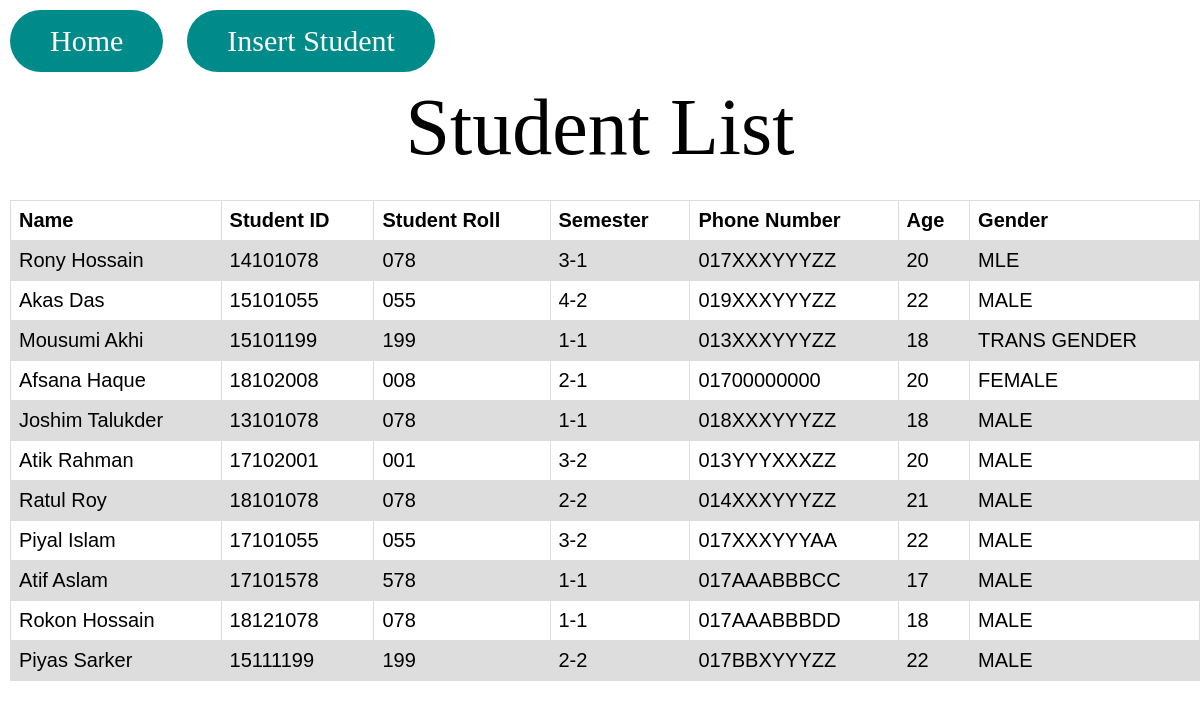
The page /studentlist/ on the database its author committed.
### StudentManagement/models.py (models this page shows, shortened)
class RegistrationID(models.Model):
    studentID = models.CharField(max_length=20, unique=True)
    studentRoll = models.CharField(max_length=5)
    idFrom_Student_RegistrationID = models.OneToOneField(Student, on_delete=models.CASCADE, default=None)

class Student(models.Model):
    firstName = models.CharField(max_length=50)
    lastName = models.CharField(max_length=50)
    semester = models.CharField(max_length=5)
    phoneNumber = models.CharField(max_length=15, unique=True)
    age = models.IntegerField(blank=True, null=True, default=20)
    GENDER_CHOICES = [('MALE', 'MALE'), ('FEMALE', 'FEMALE'), ('TRANS_GENDER', 'TRANS GENDER')]
    gender = models.CharField(max_length=20, choices=GENDER_CHOICES, default='MALE')

### StudentManagement/views.py (the view)
# urls.py: path('studentlist/', stm_views.studentList, name = "studentlist"),
def studentList(request):
    text = "Student List"
    allStudent = RegistrationID.objects.all()
    context = { "headLine" : text, "allStudent" : allStudent }
    return render(request, 'Student/studentlist.html', context)

### templates/Student/studentlist.html (shortened to what this page needs)
<!DOCTYPE html>
<html lang="en">
<head>
</head>
<body>
<header>
    <div class="First_Block">
        <a class="Home" href="/" role="button">Home</a>
        <a class="InsertStudent" href="/insertstudent" role="button">Insert Student</a>
        <p class="HeadLine">{{ headLine }}</p>
    </div>
    <div class="Second_Block">
        <table>
            <tr>
                <th>Name</th>
                <th>Student ID</th>
                <th>Student Roll</th>
                <th>Semester</th>
                <th>Phone Number</th>
                <th>Age</th>
                <th>Gender</th>
            </tr>
            {% for student in allStudent %}
            <tr>
                <td>{{ student.idFrom_Student_RegistrationID.firstName }} {{ student.idFrom_Student_RegistrationID.lastName }}</td>
                <td>{{ student.studentID }}</td>
                <td>{{ student.studentRoll }}</td>
                <td>{{ student.idFrom_Student_RegistrationID.semester }}</td>
                <td>{{ student.idFrom_Student_RegistrationID.phoneNumber }}</td>
                <td>{{ student.idFrom_Student_RegistrationID.age }}</td>
                <td>{{ student.idFrom_Student_RegistrationID.gender }}</td>
            </tr>
            {% endfor %}
        </table>
    </div>
</header>
</body>
</html>

### templates/Student/studentlist.html (style rules this page uses)
* { margin: 0; padding: 0; }
header { background-size: cover; background-position: center; }
.First_Block { height: 200px; }
.Home { transition-duration: 0.4s; cursor: pointer; border-radius: 40px; }
.InsertStudent { transition-duration: 0.4s; cursor: pointer; border-radius: 40px; }
.Home:link, .Home:visited, .InsertStudent:link, .InsertStudent:visited { background-color: darkcyan; color: white; font-size: 30px; margin: 10px; padding: 14px 40px; text-align: center; text-decoration: none; display: inline-block; }
.HeadLine { text-align: center; font-size: 80px; }
.Second_Block { margin-left: 10px; font-size: 20px; }
table { font-family: arial, sans-serif; border-collapse: collapse; width: 100%; }
td, th { border: 1px solid #dddddd; text-align: left; padding: 8px; }
tr:nth-child(even) { background-color: #dddddd; }

### rows shown on the page
RegistrationID: idFrom_Student_RegistrationID.firstName "Rony", idFrom_Student_RegistrationID.lastName "Hossain", studentID "14101078", studentRoll "078", idFrom_Student_RegistrationID.semester "3-1", idFrom_Student_RegistrationID.phoneNumber "017XXXYYYZZ", idFrom_Student_RegistrationID.age "20", idFrom_Student_RegistrationID.gender "MLE"
RegistrationID: idFrom_Student_RegistrationID.firstName "Akas", idFrom_Student_RegistrationID.lastName "Das", studentID "15101055", studentRoll "055", idFrom_Student_RegistrationID.semester "4-2", idFrom_Student_RegistrationID.phoneNumber "019XXXYYYZZ", idFrom_Student_RegistrationID.age "22", idFrom_Student_RegistrationID.gender "MALE"
RegistrationID: idFrom_Student_RegistrationID.firstName "Mousumi", idFrom_Student_RegistrationID.lastName "Akhi", studentID "15101199", studentRoll "199", idFrom_Student_RegistrationID.semester "1-1", idFrom_Student_RegistrationID.phoneNumber "013XXXYYYZZ", idFrom_Student_RegistrationID.age "18", idFrom_Student_RegistrationID.gender "TRANS GENDER"
RegistrationID: idFrom_Student_RegistrationID.firstName "Afsana", idFrom_Student_RegistrationID.lastName "Haque", studentID "18102008", studentRoll "008", idFrom_Student_RegistrationID.semester "2-1", idFrom_Student_RegistrationID.phoneNumber "01700000000", idFrom_Student_RegistrationID.age "20", idFrom_Student_RegistrationID.gender "FEMALE"
RegistrationID: idFrom_Student_RegistrationID.firstName "Joshim", idFrom_Student_RegistrationID.lastName "Talukder", studentID "13101078", studentRoll "078", idFrom_Student_RegistrationID.semester "1-1", idFrom_Student_RegistrationID.phoneNumber "018XXXYYYZZ", idFrom_Student_RegistrationID.age "18", idFrom_Student_RegistrationID.gender "MALE"
RegistrationID: idFrom_Student_RegistrationID.firstName "Atik", idFrom_Student_RegistrationID.lastName "Rahman", studentID "17102001", studentRoll "001", idFrom_Student_RegistrationID.semester "3-2", idFrom_Student_RegistrationID.phoneNumber "013YYYXXXZZ", idFrom_Student_RegistrationID.age "20", idFrom_Student_RegistrationID.gender "MALE"
RegistrationID: idFrom_Student_RegistrationID.firstName "Ratul", idFrom_Student_RegistrationID.lastName "Roy", studentID "18101078", studentRoll "078", idFrom_Student_RegistrationID.semester "2-2", idFrom_Student_RegistrationID.phoneNumber "014XXXYYYZZ", idFrom_Student_RegistrationID.age "21", idFrom_Student_RegistrationID.gender "MALE"
RegistrationID: idFrom_Student_RegistrationID.firstName "Piyal", idFrom_Student_RegistrationID.lastName "Islam", studentID "17101055", studentRoll "055", idFrom_Student_RegistrationID.semester "3-2", idFrom_Student_RegistrationID.phoneNumber "017XXXYYYAA", idFrom_Student_RegistrationID.age "22", idFrom_Student_RegistrationID.gender "MALE"
RegistrationID: idFrom_Student_RegistrationID.firstName "Atif", idFrom_Student_RegistrationID.lastName "Aslam", studentID "17101578", studentRoll "578", idFrom_Student_RegistrationID.semester "1-1", idFrom_Student_RegistrationID.phoneNumber "017AAABBBCC", idFrom_Student_RegistrationID.age "17", idFrom_Student_RegistrationID.gender "MALE"
RegistrationID: idFrom_Student_RegistrationID.firstName "Rokon", idFrom_Student_RegistrationID.lastName "Hossain", studentID "18121078", studentRoll "078", idFrom_Student_RegistrationID.semester "1-1", idFrom_Student_RegistrationID.phoneNumber "017AAABBBDD", idFrom_Student_RegistrationID.age "18", idFrom_Student_RegistrationID.gender "MALE"
RegistrationID: idFrom_Student_RegistrationID.firstName "Piyas", idFrom_Student_RegistrationID.lastName "Sarker", studentID "15111199", studentRoll "199", idFrom_Student_RegistrationID.semester "2-2", idFrom_Student_RegistrationID.phoneNumber "017BBXYYYZZ", idFrom_Student_RegistrationID.age "22", idFrom_Student_RegistrationID.gender "MALE"

### other values the page prints
{{ headLine }} "Student List"
